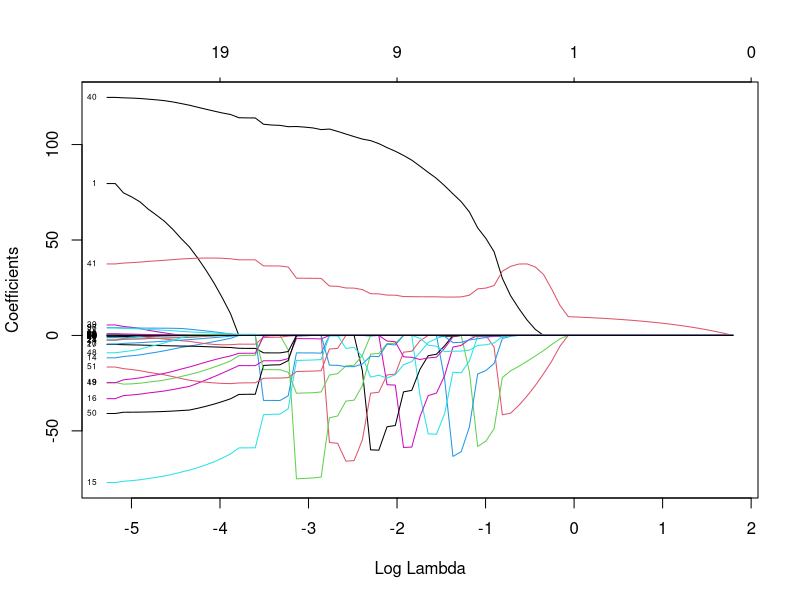
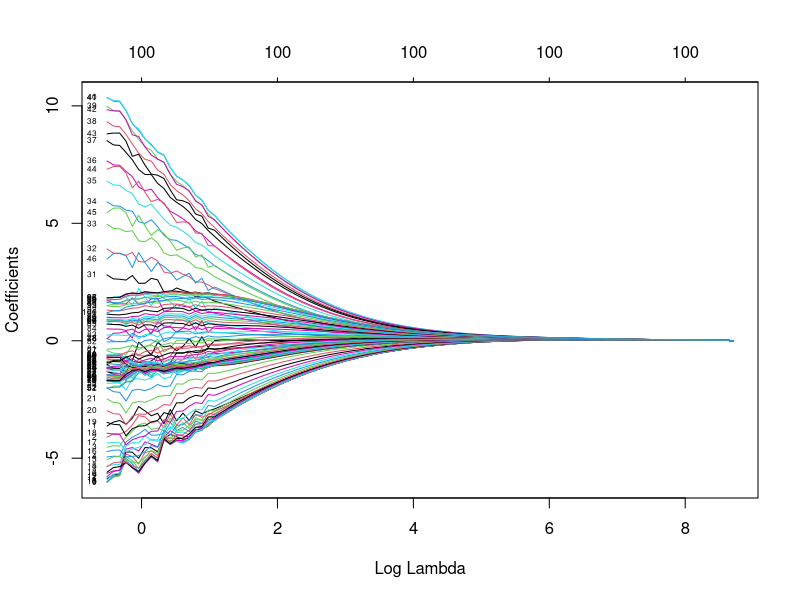
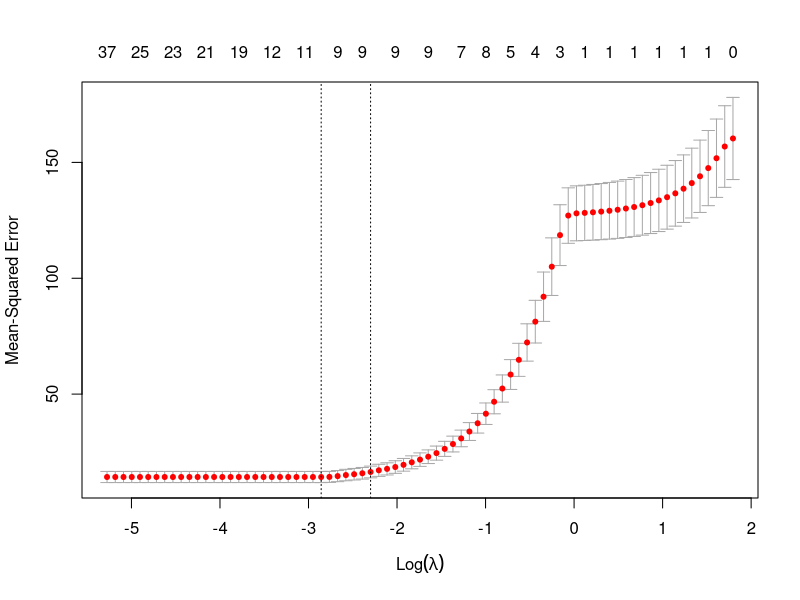
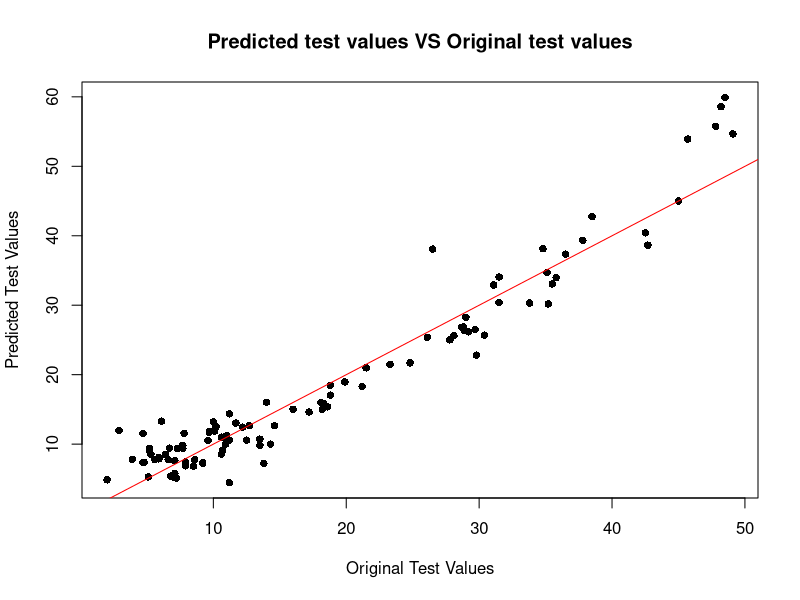

These charts were generated, in order, by the following R code:
library(glmnet)
library(dplyr) 

#Read data from csv file
tecator = read.csv("tecator.csv", header = TRUE)


#Spliting data 50%/50% between training and testing
n <- dim(tecator)[1]
set.seed(12345)
id <- sample(1:n, floor(n * 0.5))
trainingData <- tecator[id, ]
testData <- tecator[-id, ]

#Removing unessecary columns from the training & test data such as sample and others
trainingData = trainingData  %>% select(2:102)
testData = testData  %>% select(2:102)


##### Task 1 #####
#################

#Create a linear model 
m1 = lm(Fat~., data=trainingData)
summary(m1) #displays the model coefficients

#make predictions on training and test data
pred_training = predict(m1, trainingData)
pred_test = predict(m1, testData)

#Calculate Mean Square Error, by comparing predicted values with real values
MSE_training = mean((trainingData$Fat - pred_training)^2)
MSE_test = mean((testData$Fat - pred_test)^2)


##### Task 2 #####
#################


#Cost function = RSS + lambda * sum (|beta|)
#cost = Mean((trainingData$Fat - pred_training)^2) + lambda * sum(abs(coef(m1)))

##### Task 3 #####
#################

#Splitting the training data in x (predictors) and y (target)
x =as.matrix(trainingData %>% select(1:100))
y = as.matrix(trainingData$Fat)

#fitting a lasso regression model to the test data
m_lasso=glmnet(x, y,family="gaussian", alpha=1)



#plotting the fitted lasso regression model
plot(m_lasso, xvar = "lambda", label = TRUE)



# It looks from the plot that lambda can have values from 0.4 to 0.9 

##### Task 4 #####
#################

m_ridge=glmnet(x, y,family="gaussian", alpha=0)

plot(m_ridge, xvar = "lambda", label = TRUE)

##### Task 5 #####
#################
#creating a lasso regression model using cross validation
cv_lasso = cv.glmnet(x, y, family = "gaussian", alpha = 1)

#Plotting the Mean Square Error for different values of lambdas 
plot(cv_lasso, xvar = "lamba", lable = TRUE)

#setting opt_lambda to the lambda which produces the lowest cost 
opt_lambda = cv_lasso$lambda.min
cat("Optimal lambda:", opt_lambda, "\n")


#Calculating all how many coefficients that are not zero when using the optimal lambda
num_variables = sum(coef(cv_lasso, s = opt_lambda) != 0)
cat("Number of Variables Chosen:", num_variables, "\n")

#Splitting the test data in x (predictors) and y (target)
x_test = as.matrix(testData %>% select(1:100))
y_test = as.matrix(testData$Fat)

# using the optimal lambda to make predictions on the test data
lasso_test_pred = predict(cv_lasso, newx = x_test, s = opt_lambda)

#plotting the predicted values vs the true values
plot(y_test, lasso_test_pred, xlab = "Original Test Values", ylab = "Predicted Test Values", main = "Predicted test values VS Original test values", pch = 16)

#adding a line y = x line which is when the predicted value = the true value
abline(a = 0, b = 1, col = "red")

#Calculating MSE for the Lasso model
MSE_lasso_test = mean((y_test - lasso_test_pred)^2)
cat("MSE fo the lasso model on the test data:", MSE_lasso_test, "\n")



